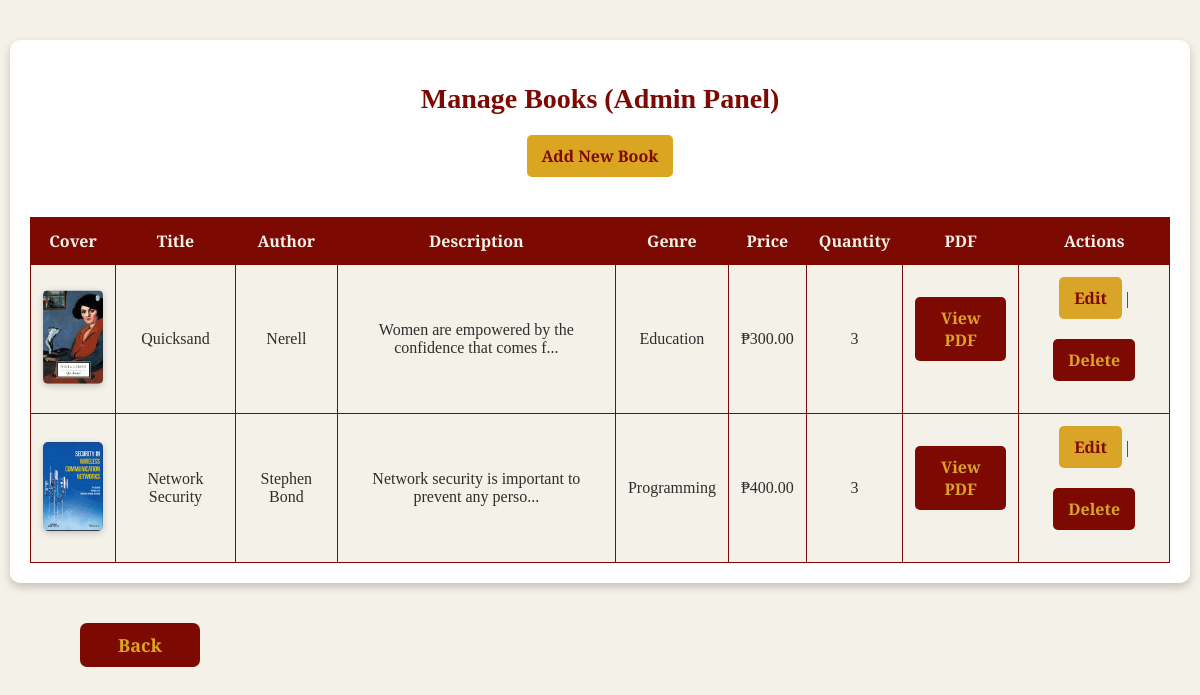
Screenshot of /admin_dashboard/manage_books.php (signed in) with the database file from the repository.
### tables this page shows
CREATE TABLE `books` (
  `Book_ID` int(11) NOT NULL,
  `Title` varchar(255) NOT NULL,
  `Author` varchar(255) NOT NULL,
  `Genre` varchar(100) NOT NULL,
  `Price` int(11) NOT NULL DEFAULT 0,
  `Quantity` int(11) NOT NULL,
  `PDFURL` varchar(255) NOT NULL,
  `ImageURL` varchar(255) NOT NULL,
  `Description` text NOT NULL
);

### admin_dashboard/manage_books.php (the view, shortened to what this page needs)
<?php
include "db_connect.php";
$result = mysqli_query($conn, "SELECT * FROM books");
?>
<!DOCTYPE html>
<html lang="en">
<head>
    <link rel="stylesheet" href="../css/manage.css">
</head>
<body>
    <div class="container">
        <h2>Manage Books (Admin Panel)</h2>
        <a href="add_book.php">Add New Book</a>
        <table>
            <tr>
                <th>Cover</th>
                <th>Title</th>
                <th>Author</th>
                <th>Description</th>
                <th>Genre</th>
                <th>Price</th>
                <th>Quantity</th>
                <th>PDF</th>
                <th>Actions</th>
            </tr>
            <?php while ($row = mysqli_fetch_assoc($result)) { ?>
                <tr>
                    <td><img src="<?php echo $row['ImageURL']; ?>" alt="Book Cover"></td>
                    <td><?php echo $row['Title']; ?></td>
                    <td><?php echo $row['Author']; ?></td>
                    <td><?php echo substr($row['Description'], 0, 50) . '...'; ?></td>
                    <td><?php echo $row['Genre']; ?></td>
                    <td>₱<?php echo number_format($row['Price'], 2); ?></td>
                    <td><?php echo $row['Quantity']; ?></td>
                    <td><a href="<?php echo $row['PDFURL']; ?>" target="_blank">View PDF</a></td>
                    <td>
                        <a href="edit_book.php?id=<?php echo $row['Book_ID']; ?>">Edit</a> |
                        <a href="delete_book.php?id=<?php echo $row['Book_ID']; ?>" onclick="return confirm('Are you sure?');">Delete</a>
                    </td>
                </tr>
            <?php } ?>
        </table>
    </div>
    <div><a href="Admin_dashboard.php" class="back-btn">Back</a></div>
</body>
</html>

### css/manage.css (style rules this page uses)
body { font-family: "Cinzel", serif; background-color: #f4f1e8; margin: 0; padding: 0; text-align: center; }
h2 { font-family: "Engravers MT", serif; color: #7C0A02; font-size: 28px; margin-bottom: 20px; }
.container { max-width: 95%; margin: 40px auto; background: white; padding: 20px; border-radius: 10px; box-shadow: 0 4px 8px rgba(0, 0, 0, 0.2); text-align: center; }
.container a { display: inline-block; background: #DAA520; color: #7C0A02; padding: 10px 15px; border-radius: 5px; font-weight: bold; text-decoration: none; margin-bottom: 20px; }
table { width: 100%; border-collapse: collapse; margin-top: 20px; }
th, td { border: 1px solid #7C0A02; padding: 12px; text-align: center; }
th { background: #7C0A02; color: #f4f1e8; font-family: "Libre Baskerville", serif; }
td { background: #f4f1e8; font-family: "Libre Baskerville", serif; color: #2e2e2e; }
td img { max-width: 60px; border-radius: 5px; box-shadow: 0 2px 6px rgba(0, 0, 0, 0.2); }
td a { text-decoration: none; font-weight: bold; padding: 5px 8px; border-radius: 5px; transition: background 0.3s ease; }
td a:first-child { background: #DAA428; color: #7C0A02; }
td a:last-child { background: #7C0A02; color: #DAA428; }
div { margin: 30px; }
.back-btn { font-family: "Cinzel", serif; font-optical-sizing: auto; font-weight: 700; font-style: normal; text-align: center; display: block; width: 100px; padding: 10px; background: #7C0A02; color: #DAA520; border: none; border-radius: 7px; font-size: 18px; cursor: pointer; margin-top: 15px; text-decoration: none; margin-left: 50px; transition: background 0.3s ease; }

### rows the page displays
books: ImageURL (picture), Title "Quicksand", Author "Nerell", Description "Women are empowered by the confidence that comes f", Genre "Education", Price "300.00", Quantity "3"
books: ImageURL (picture), Title "Network Security", Author "Stephen Bond", Description "Network security is important to prevent any perso", Genre "Programming", Price "400.00", Quantity "3"
